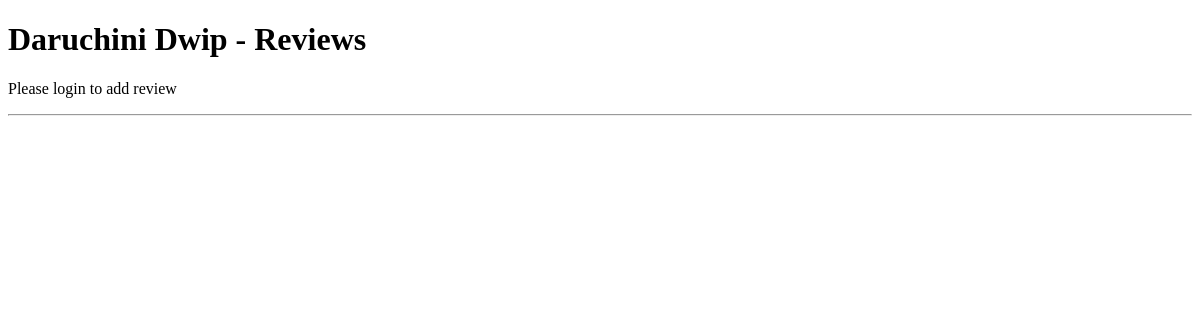
The app's page /review/movie/7/, older data.
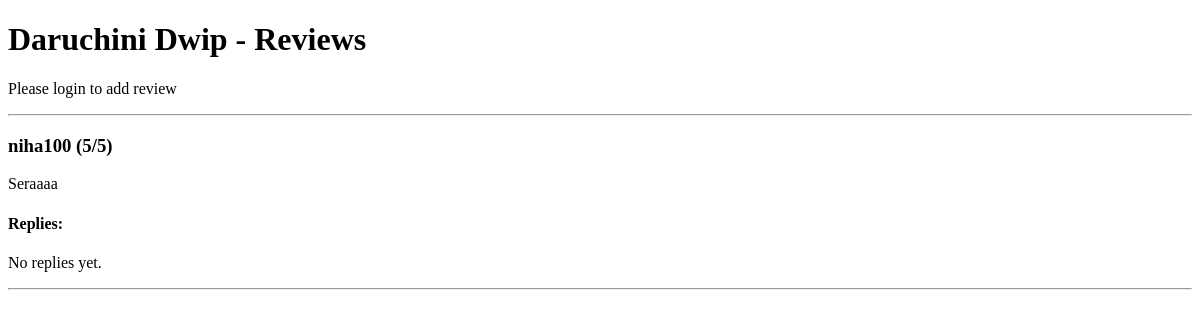
The same page, newer data.
### review/models.py (models this page shows, shortened)
class Review(models.Model):
    user = models.ForeignKey(User, on_delete=models.CASCADE)
    movie = models.ForeignKey(Movie, on_delete=models.CASCADE)
    rating = models.IntegerField()
    comment = models.TextField(blank=True)
    is_spoiler = models.BooleanField(default=False)
    created_at = models.DateTimeField(auto_now_add=True)
    updated_at = models.DateTimeField(auto_now=True)

### review/views.py (the view)
# urls.py: path('movie/<int:movie_id>/', views.movie_reviews, name='movie_reviews'),
def movie_reviews(request, movie_id):
    movie = get_object_or_404(Movie, id=movie_id)
    reviews = Review.objects.filter(movie=movie)
    return render(request, 'review.html', {
        'movie': movie,
        'reviews': reviews
    })

### templates/review.html (shortened to what this page needs)
<!DOCTYPE html>
<html>
<head>
</head>
<body>
<h1>{{ movie.title }} - Reviews</h1>
{% if user.is_authenticated %}
<form method="POST" action="{% url 'add_review' movie.id %}">
    {% csrf_token %}
    <input type="number" name="rating" placeholder="Rating (1-5)" required>
    <br>
    <textarea name="comment" placeholder="Write review"></textarea>
    <br>
    <label>
        <input type="checkbox" name="is_spoiler"> Spoiler
    </label>
    <br>
    <button type="submit">Submit Review</button>
</form>
{% else %}
<p>Please login to add review</p>
{% endif %}
<hr>
{% for review in reviews %}
    <div>
        <h3>{{ review.user.username }} ({{ review.rating }}/5)</h3>
        <p>{{ review.comment }}</p>
        <h4>Replies:</h4>
        {% for reply in review.replies.all %}
            <p>{{ reply.user.username }}: {{ reply.reply_text }}</p>
        {% empty %}
            <p>No replies yet.</p>
        {% endfor %}
    </div>
    <hr>
{% endfor %}
</body>
</html>

Row changes from the older to the newer data that the page shows:
added Review: user.username "niha100", rating "5", comment "Seraaaa"
